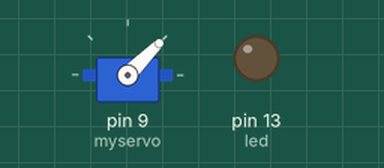
Simulated run of this sketch. Board: Arduino Uno, built with avr-gcc and run on an emulated ATmega328P. Parts: servo, output pins drawn as LEDs (lit = HIGH).

Above: at 0.05 s.
At 2.75 s:
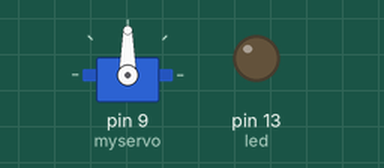
At 5.5 s:
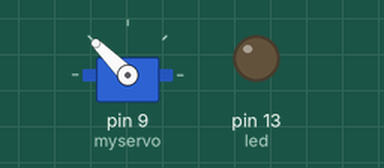
At 11.0 s:
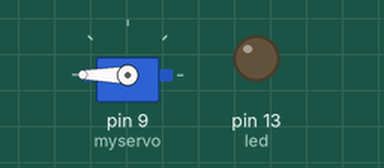
Timing chart, 0 to 14.4 s (numbered marks = the images above):
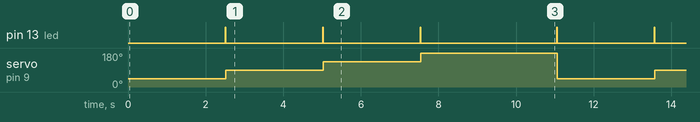

The sketch:

arduinogopropano.ino
```cpp
// Arduino GoPro Pano by Konrad Iturbe (GitHub @konradit) www.chernowii.com
// Wiring:
// LED to pin 13
// Servo to pin 9

#include <Servo.h>
int led = 13;
Servo myservo;  // create servo object to control a servo


void setup()
{
  myservo.attach(9);
pinMode(led, OUTPUT);
myservo.write(0); // attaches the servo on pin 9 to the servo object
}


void loop(){
  digitalWrite(led, LOW);
    myservo.write(45);

    delay(2500);
digitalWrite(led, HIGH);
delay(15);// waits 15ms for the servo to reach the position
    digitalWrite(led, LOW);
    myservo.write(90);

    delay(2500);
digitalWrite(led, HIGH);
delay(15);// waits 15ms for the servo to reach the position
  digitalWrite(led, LOW);
  myservo.write(135);

    delay(2500);
digitalWrite(led, HIGH);
delay(15);
  digitalWrite(led, LOW);
    myservo.write(180);

    delay(3500);
digitalWrite(led, HIGH);
delay(15);
}
```

Measured:
- by itself, pin 13 (led): repeats every 11.1 s: 2 × (LOW 2.5 s, HIGH 0.02 s), LOW 3.5 s, HIGH 0.02 s, LOW 2.5 s, HIGH 0.02 s
- by itself, servo on pin 9 (myservo): repeats every 11.1 s: 135° 2.5 s, 180° 3.5 s, 45° 2.5 s, 90° 2.5 s
